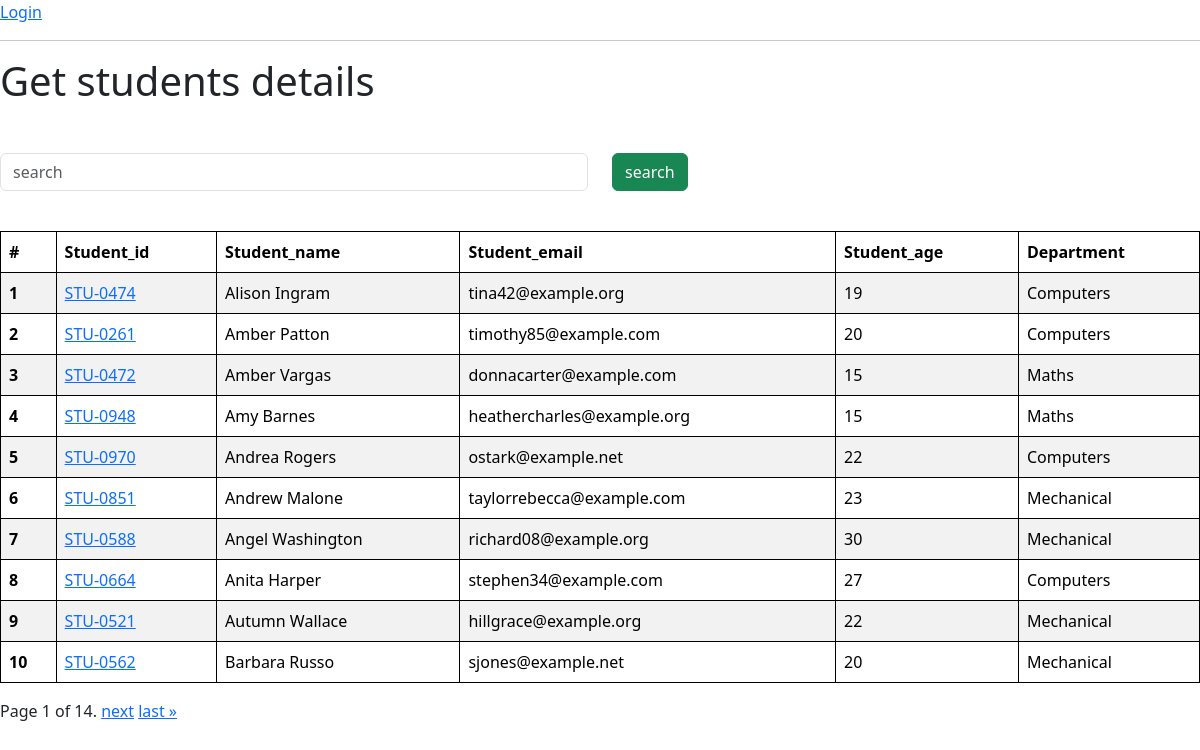
/students, run on the app's committed database.
### veges/models.py (models this page shows)
class Student(models.Model):
    department = models.ForeignKey(Department, related_name="depart", on_delete=models.CASCADE)
    student_id = models.OneToOneField(StudentID,related_name='studentid',on_delete=models.CASCADE)
    student_name = models.CharField(max_length=100)
    student_email = models.EmailField(unique=True)
    student_age = models.IntegerField(default=19)
    student_address = models.TextField()
    def __str__(self) -> str:
        return self.student_name
    class Meta:
        ordering = ['student_name']
        verbose_name = 'student'

class StudentID(models.Model):
    student_id = models.CharField(max_length=100)
    def __str__(self) -> str:
        return self.student_id

class Department(models.Model):
    department = models.CharField(max_length=100)
    def __str__(self) -> str:
        return self.department
    class Meta:
        ordering = ['department']

### veges/views.py (the view, shortened to what this page needs)
# urls.py: path("students",get_students,name="get_students"),
def get_students(request):
    queryset = Student.objects.all()
    paginator = Paginator(queryset,10) # show 10 students lists
    page_number = request.GET.get("page",1)
    page_obj = paginator.get_page(page_number)
    print(page_obj.object_list)
    return render(request,"report/students.html",{"students":page_obj})

### veges/templates/report/students.html (shortened to what this page needs)
{% extends "base.html" %}
{% block start %}
<h1>Get students  details </h1>
<div class = "containeer mt-5">
  <form class="mb-4">
  <div class="row">
    <div class="center col-md-6">
      <input class="form-control" name = "search" placeholder="search">
    </div>
    <div class="col-md-6">
      <button class = "btn btn-success">search</button>
    </div>
  </div>
</form>
<table class="table table-striped">
    <thead>
      <tr>
        <th scope="col">#</th>
        <th scope="col">Student_id</th>
        <th scope="col">Student_name</th>
        <th scope="col">Student_email</th>
        <th scope="col">Student_age</th>
        <th scope="col">Department</th>
      </tr>
    </thead>
    <tbody>
        {% for student in students %}
      <tr>
        <th scope="row">{{forloop.counter}}</th>
        <td>
          <a href = "/student_marks/{{student.student_id}}">{{student.student_id}}</a>
        </td>
        <td>{{student.student_name}}</td>
        <td>{{student.student_email}}</td>
        <td>{{student.student_age}}</td>
        <td>{{student.department}}</td>
      </tr>
      {% endfor %}
      </tbody>
    </table>
<div class="pagination">
  <span class="step-links">
      <span class="current">
          Page {{ students.number }} of {{ students.paginator.num_pages }}.
      </span>
      {% if students.has_next %}
          <a href="?page={{ students.next_page_number }}">next</a>
          <a href="?page={{ students.paginator.num_pages }}">last &raquo;</a>
      {% endif %}
  </span>
</div>
    </div>
{% endblock %}

### home/Templates/base.html (style rules this page uses)
table, th, td { border: 1px solid black; }

### data on the page
Student: student_id "STU-0474", student_name "Alison Ingram", student_email "tina42@example.org", student_age "19", department "Computers"
Student: student_id "STU-0261", student_name "Amber Patton", student_email "timothy85@example.com", student_age "20", department "Computers"
Student: student_id "STU-0472", student_name "Amber Vargas", student_email "donnacarter@example.com", student_age "15", department "Maths"
Student: student_id "STU-0948", student_name "Amy Barnes", student_email "heathercharles@example.org", student_age "15", department "Maths"
Student: student_id "STU-0970", student_name "Andrea Rogers", student_email "ostark@example.net", student_age "22", department "Computers"
Student: student_id "STU-0851", student_name "Andrew Malone", student_email "taylorrebecca@example.com", student_age "23", department "Mechanical"
Student: student_id "STU-0588", student_name "Angel Washington", student_email "richard08@example.org", student_age "30", department "Mechanical"
Student: student_id "STU-0664", student_name "Anita Harper", student_email "stephen34@example.com", student_age "27", department "Computers"
Student: student_id "STU-0521", student_name "Autumn Wallace", student_email "hillgrace@example.org", student_age "22", department "Mechanical"
Student: student_id "STU-0562", student_name "Barbara Russo", student_email "sjones@example.net", student_age "20", department "Mechanical"

### other printed values
{{ students.number }} "1"
{{ students.paginator.num_pages }} "14"
